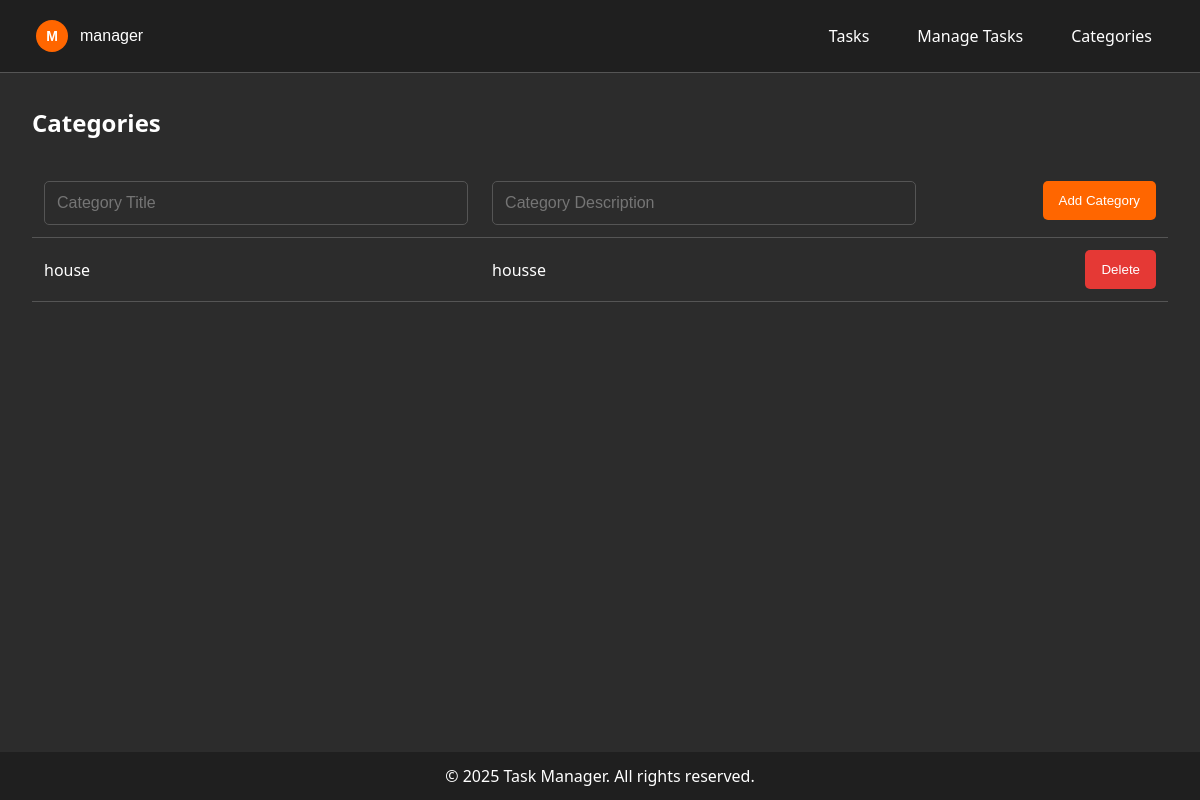
Before: /trial-1/manage-categories/ (signed in) with the older database file.
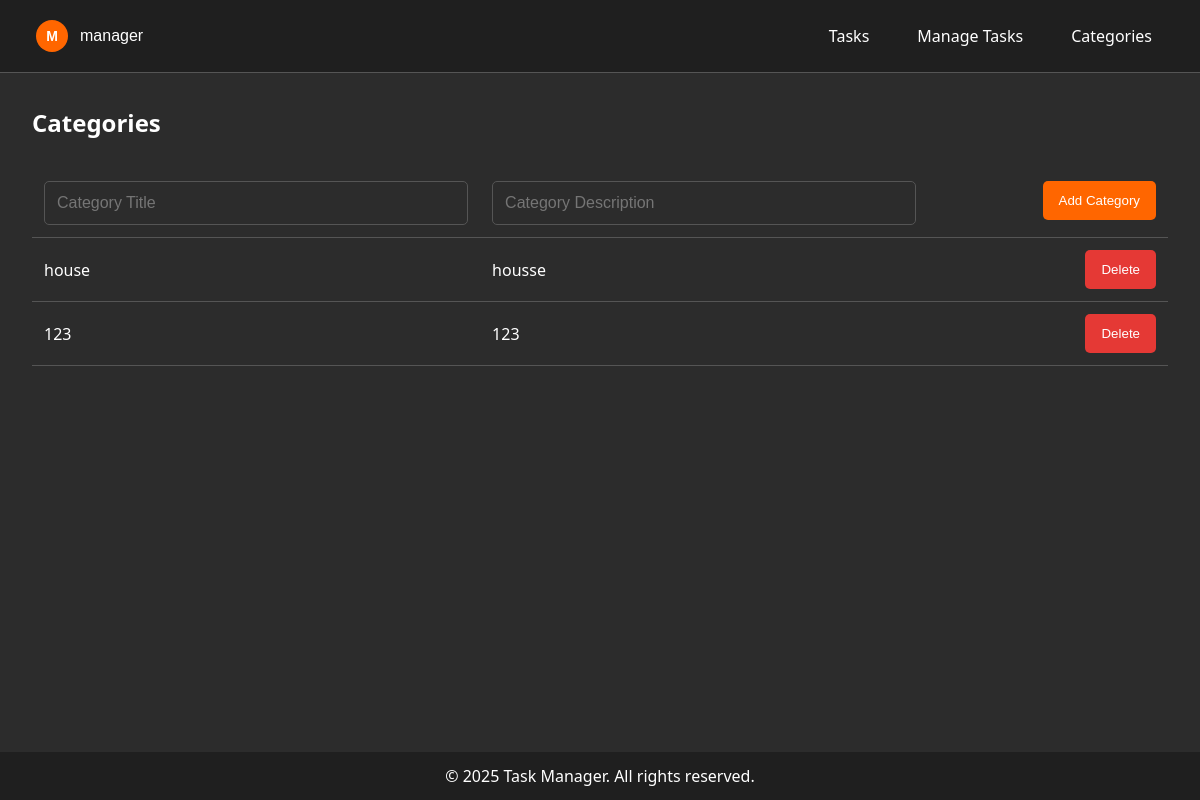
After: the same page with the newer database file.
### todo/models.py (models this page shows, shortened)
class Category(models.Model):
    title = models.CharField(max_length=100)
    description = models.TextField()
    desk = models.ForeignKey(Desk, on_delete=models.CASCADE, related_name="categories", null=True, blank=True)

### todo/views.py (the view)
# urls.py: path('<slug:desk_slug>/manage-categories/', views.manage_categories, name='categories_manage'),
@get_desk
@login_required
def manage_categories(request, desk):
    categories = Category.objects.filter(desk=desk)
    category_form = CategoryForm()  # Add this line to create a form instance
    return render(request, 'desk/manage-categories.html', {
        'categories': categories,
        'desk': desk,
        'form': category_form,  # Pass the form to the template
        'show_navbar': True,
        'show_footer': True
    })

### todo/forms.py
class CategoryForm(forms.ModelForm):
    class Meta:
        model = Category
        fields = ['title', 'description']
        widgets = {
            'title': forms.TextInput(attrs={
                'class': 'manage-input',
                'placeholder': 'Category Title',
                'required': True
            }),
            'description': forms.TextInput(attrs={
                'class': 'manage-input',
                'placeholder': 'Category Description'
            }),
        }

### todo/context_processors.py (called while the page is built)
def layout_context(request):
    return {
        'show_navbar': False,  # Default to not showing navbar
        'show_footer': False   # Default to not showing footer
    }

### todo/utils.py (called while the page is built)
def get_desk_by_slug(slug, user):
    desk_query = Q(slug=slug) & Q(user=user)
    shared_desk_ids = DeskUserShare.objects.filter(user=user).values_list('desk_id', flat=True)
    if shared_desk_ids:
        desk_query |= Q(slug=slug) & Q(id__in=shared_desk_ids)
    desk = get_object_or_404(Desk, desk_query)
    return desk

### todo/templates/desk/manage-categories.html (shortened to what this page needs)
{% extends "base.html" %}
{% load static %}
{% block extra_css %}
<link rel="stylesheet" href="{% static 'css/todo.css' %}">
{% endblock %}
{% block content %}
<div class="manage-container">
    <h2>Categories</h2>
    <table class="manage-table">
        <tr class="manage-row">
            <form method="post" action="{% url 'categories_add' desk_slug=desk.slug %}">
                <td class="manage-cell">
                    {{ form.title }}
                </td>
                <td class="manage-cell">
                    {{ form.description }}
                </td>
                <td class="manage-cell manage-actions">
                    <button type="submit" class="manage-button">Add Category</button>
                </td>
            </form>
        </tr>
        {% for category in categories %}
        <tr class="manage-row">
            <td class="manage-cell">{{ category.title }}</td>
            <td class="manage-cell">{{ category.description }}</td>
            <td class="manage-cell">
                <div class="manage-actions">
                    <form method="post" action="{% url 'categories_delete' desk_slug=desk.slug category_id=category.id %}">
                        <button type="submit" class="manage-button delete">Delete</button>
                    </form>
                </div>
            </td>
        </tr>
        {% empty %}
        <tr>
            <td colspan="3" class="manage-empty-message">No categories found. Add some categories above.</td>
        </tr>
        {% endfor %}
    </table>
</div>
{% endblock %}

Changed rows visible on the page:
added Category: title "123", description "123"
